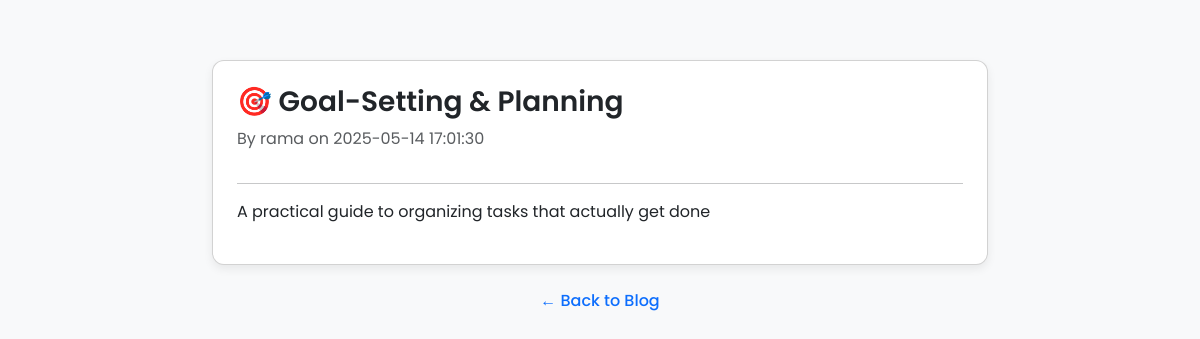
Screenshot of /view_post.php?id=12 with the database file from the repository.
### tables this page shows
CREATE TABLE `posts` (
  `id` int(11) NOT NULL,
  `title` varchar(255) NOT NULL,
  `content` text NOT NULL,
  `author_id` int(11) NOT NULL,
  `created_at` timestamp NOT NULL DEFAULT current_timestamp()
);

CREATE TABLE `users` (
  `id` int(11) NOT NULL,
  `username` varchar(50) NOT NULL,
  `password` varchar(255) NOT NULL
);

### view_post.php (the view, shortened to what this page needs)
<?php
require_once 'connection.php';
$post_id = isset($_GET['id']) ? (int) $_GET['id'] : 0;
$stmt = $conn->prepare("
    SELECT posts.title, posts.content, posts.created_at, users.username
    FROM posts
    JOIN users ON posts.author_id = users.id
    WHERE posts.id = ?
");
$stmt->bind_param("i", $post_id);
$stmt->execute();
$result = $stmt->get_result();
$post = $result->fetch_assoc();
?>
<!DOCTYPE html>
<html lang="en">
<head>
    <link href="https://cdn.jsdelivr.net/npm/bootstrap@5.3.3/dist/css/bootstrap.min.css" rel="stylesheet">
</head>
<body>
<div class="container">
    <div class="card p-4">
        <h2 class="card-title"><?php echo htmlspecialchars($post['title']); ?></h2>
        <p class="text-muted mb-3">By <?php echo htmlspecialchars($post['username']); ?> on <?php echo $post['created_at']; ?></p>
        <hr>
        <p style="white-space: pre-wrap;"><?php echo nl2br(htmlspecialchars($post['content'])); ?></p>
    </div>
    <div class="text-center mt-4">
        <a href="index.php" class="back-link">&larr; Back to Blog</a>
    </div>
</div>
</body>
</html>

### view_post.php (style rules this page uses)
body { background-color: #f8f9fa; font-family: 'Poppins', sans-serif; }
.container { max-width: 800px; margin: 60px auto; }
.card { border-radius: 12px; box-shadow: 0 4px 10px rgba(0,0,0,0.07); }
.card-title { font-size: 1.75rem; font-weight: 600; }
.back-link { text-decoration: none; font-weight: 500; color: #0d6efd; }

### rows the page displays
posts: title "🎯 Goal-Setting & Planning", author.username "rama", created_at "2025-05-14 17:01:30", content "A practical guide to organizing tasks that actually get done"
